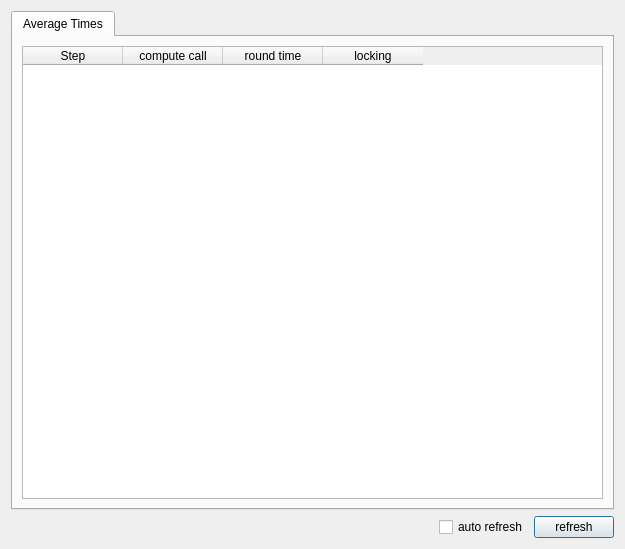
<?xml version="1.0" encoding="UTF-8"?>
<ui version="4.0">
 <class>PerformanceOverview</class>
 <widget class="QDialog" name="PerformanceOverview">
  <property name="geometry">
   <rect>
    <x>0</x>
    <y>0</y>
    <width>625</width>
    <height>549</height>
   </rect>
  </property>
  <property name="windowTitle">
   <string>Performance Overview</string>
  </property>
  <layout class="QVBoxLayout" name="verticalLayout">
   <item>
    <widget class="QTabWidget" name="tabWidget">
     <property name="currentIndex">
      <number>0</number>
     </property>
     <widget class="QWidget" name="tab">
      <attribute name="title">
       <string>Average Times</string>
      </attribute>
      <layout class="QVBoxLayout" name="verticalLayout_2">
       <item>
        <widget class="QTableWidget" name="mpStepTimeOverview">
         <property name="editTriggers">
          <set>QAbstractItemView::NoEditTriggers</set>
         </property>
         <property name="sortingEnabled">
          <bool>true</bool>
         </property>
         <attribute name="verticalHeaderVisible">
          <bool>false</bool>
         </attribute>
         <column>
          <property name="text">
           <string>Step</string>
          </property>
         </column>
         <column>
          <property name="text">
           <string>compute call</string>
          </property>
         </column>
         <column>
          <property name="text">
           <string>round time</string>
          </property>
         </column>
         <column>
          <property name="text">
           <string>locking</string>
          </property>
         </column>
        </widget>
       </item>
      </layout>
     </widget>
    </widget>
   </item>
   <item>
    <layout class="QHBoxLayout" name="horizontalLayout">
     <item>
      <spacer name="horizontalSpacer">
       <property name="orientation">
        <enum>Qt::Horizontal</enum>
       </property>
       <property name="sizeHint" stdset="0">
        <size>
         <width>40</width>
         <height>20</height>
        </size>
       </property>
      </spacer>
     </item>
     <item>
      <widget class="QCheckBox" name="mpAutoRefresh">
       <property name="toolTip">
        <string>Automatically refreshes the overview.</string>
       </property>
       <property name="text">
        <string>auto refresh</string>
       </property>
      </widget>
     </item>
     <item>
      <widget class="QPushButton" name="mpRefreshButton">
       <property name="text">
        <string>refresh</string>
       </property>
      </widget>
     </item>
    </layout>
   </item>
  </layout>
 </widget>
 <resources/>
 <connections/>
</ui>
